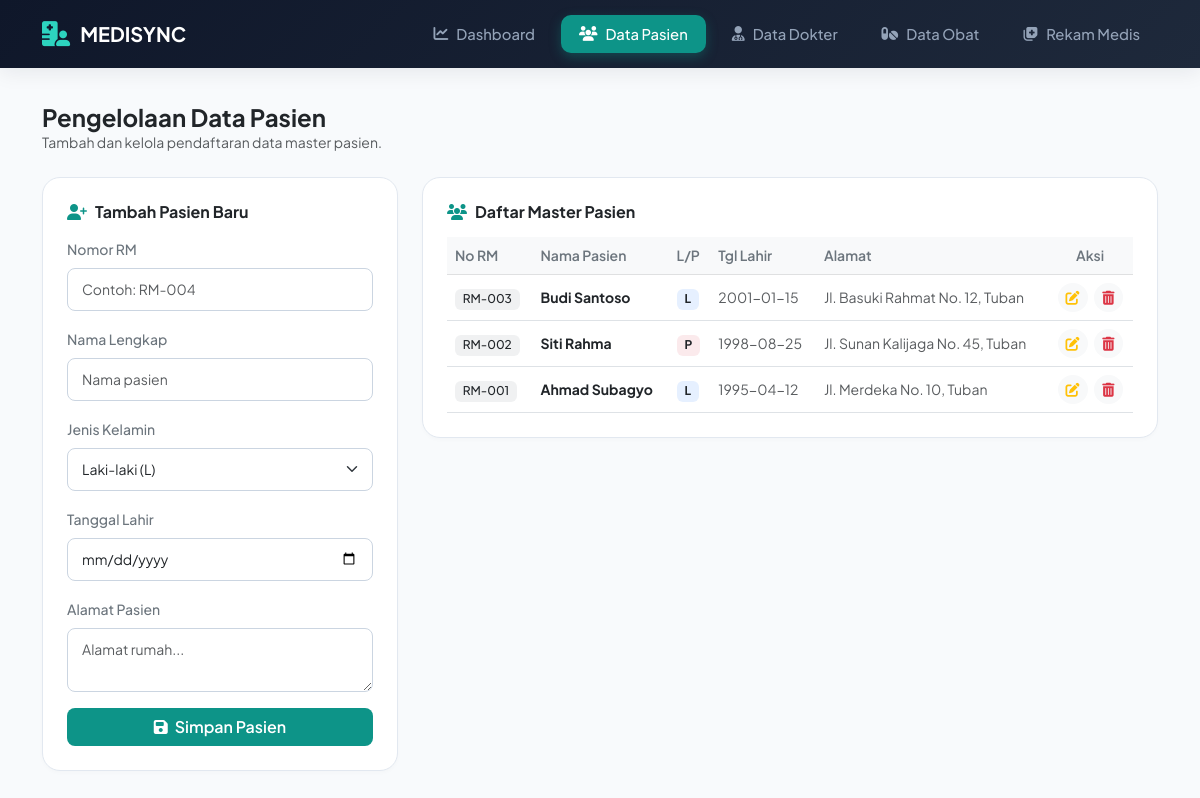
The app's page /pasien.php with its own data.
### tables this page shows
CREATE TABLE `pasien` (
  `id_pasien` int(11) NOT NULL,
  `no_rm` varchar(20) NOT NULL,
  `nama_pasien` varchar(100) NOT NULL,
  `jenis_kelamin` enum('L','P') NOT NULL,
  `tanggal_lahir` date NOT NULL,
  `alamat` text NOT NULL
);

### pasien.php (the view, shortened to what this page needs)
<?php
include 'koneksi.php';
?>
<!DOCTYPE html>
<html lang="id">
<head>
    <link href="https://cdn.jsdelivr.net/npm/bootstrap@5.3.0/dist/css/bootstrap.min.css" rel="stylesheet">
    <link rel="stylesheet" href="https://cdnjs.cloudflare.com/ajax/libs/font-awesome/6.4.0/css/all.min.css">
    <link rel="stylesheet" href="https://cdn.jsdelivr.net/npm/sweetalert2@11/dist/sweetalert2.min.css">
</head>
<body>
    <nav class="top-navbar navbar navbar-expand-lg navbar-dark">
        <div class="container">
            <a class="navbar-brand" href="index.php"><i class="fa-solid fa-hospital-user fa-lg"></i><span>MEDISYNC</span></a>
            <div class="collapse navbar-collapse" id="navbarNav">
                <ul class="navbar-nav ms-auto gap-2">
                    <li class="nav-item"><a class="nav-link" href="index.php"><i class="fa-solid fa-chart-line"></i> Dashboard</a></li>
                    <li class="nav-item"><a class="nav-link active" href="pasien.php"><i class="fa-solid fa-users"></i> Data Pasien</a></li>
                    <li class="nav-item"><a class="nav-link" href="dokter.php"><i class="fa-solid fa-user-doctor"></i> Data Dokter</a></li>
                    <li class="nav-item"><a class="nav-link" href="obat.php"><i class="fa-solid fa-pills"></i> Data Obat</a></li>
                    <li class="nav-item"><a class="nav-link" href="rekam_medis.php"><i class="fa-solid fa-notes-medical"></i> Rekam Medis</a></li>
                </ul>
            </div>
        </div>
    </nav>
    <main class="container main-container">
        <div class="mb-4">
            <h4 class="fw-bold m-0 text-dark">Pengelolaan Data Pasien</h4>
            <p class="text-muted small m-0">Tambah dan kelola pendaftaran data master pasien.</p>
        </div>
        <div class="row g-4">
            <div class="col-lg-4">
                <div class="card-custom">
                    <h6 class="fw-bold text-dark mb-3"><i class="fa-solid fa-user-plus me-2" style="color:#0d9488;"></i>Tambah Pasien Baru</h6>
                    <form method="POST" action="">
                        <div class="mb-3"><label class="form-label small fw-medium text-secondary">Nomor RM</label><input type="text" name="no_rm" class="form-control" placeholder="Contoh: RM-004" required></div>
                        <div class="mb-3"><label class="form-label small fw-medium text-secondary">Nama Lengkap</label><input type="text" name="nama_pasien" class="form-control" placeholder="Nama pasien" required></div>
                        <div class="mb-3"><label class="form-label small fw-medium text-secondary">Jenis Kelamin</label><select name="jenis_kelamin" class="form-select" required><option value="L">Laki-laki (L)</option><option value="P">Perempuan (P)</option></select></div>
                        <div class="mb-3"><label class="form-label small fw-medium text-secondary">Tanggal Lahir</label><input type="date" name="tanggal_lahir" class="form-control" required></div>
                        <div class="mb-3"><label class="form-label small fw-medium text-secondary">Alamat Pasien</label><textarea name="alamat" class="form-control" rows="2" placeholder="Alamat rumah..." required></textarea></div>
                        <button type="submit" name="simpan" class="btn text-white w-100 py-2.5 rounded-3 fw-semibold small" style="background-color: #0d9488;"><i class="fa-solid fa-save me-1"></i> Simpan Pasien</button>
                    </form>
                </div>
            </div>
            <div class="col-lg-8">
                <div class="card-custom">
                    <h6 class="fw-bold text-dark mb-3"><i class="fa-solid fa-users me-2" style="color:#0d9488;"></i>Daftar Master Pasien</h6>
                    <div class="table-responsive">
                        <table class="table table-hover align-middle mb-0">
                            <thead class="table-light">
                                <tr>
                                    <th class="small text-secondary fw-semibold">No RM</th>
                                    <th class="small text-secondary fw-semibold">Nama Pasien</th>
                                    <th class="small text-secondary fw-semibold">L/P</th>
                                    <th class="small text-secondary fw-semibold">Tgl Lahir</th>
                                    <th class="small text-secondary fw-semibold">Alamat</th>
                                    <th class="text-center small text-secondary fw-semibold">Aksi</th>
                                </tr>
                            </thead>
                            <tbody>
                                <?php
                                $data = mysqli_query($koneksi, "SELECT * FROM pasien ORDER BY id_pasien DESC");
                                while ($row = mysqli_fetch_assoc($data)) {
                                ?>
                                <tr>
                                    <td><span class="badge bg-secondary bg-opacity-10 text-dark fw-medium"><?= $row['no_rm']; ?></span></td>
                                    <td><strong class="text-dark small"><?= $row['nama_pasien']; ?></strong></td>
                                    <td><span class="badge <?= $row['jenis_kelamin']=='L'?'bg-primary':'bg-danger' ?> bg-opacity-10 text-dark small"><?= $row['jenis_kelamin']; ?></span></td>
                                    <td><span class="text-muted small"><?= $row['tanggal_lahir']; ?></span></td>
                                    <td><span class="text-muted small"><?= $row['alamat']; ?></span></td>
                                    <td class="text-center">
                                        <a href="edit_pasien.php?id=<?= $row['id_pasien']; ?>" class="btn btn-sm btn-light text-warning border-0 rounded-circle me-1" title="Edit"><i class="fa-solid fa-pen-to-square"></i></a>
                                        <a href="#" class="btn btn-sm btn-light text-danger border-0 rounded-circle" onclick="konfirmasiHapus(event, 'pasien.php?hapus=<?= $row['id_pasien']; ?>', '<?= $row['nama_pasien']; ?>')" title="Hapus"><i class="fa-solid fa-trash-can"></i></a>
                                    </td>
                                </tr>
                                <?php } ?>
                            </tbody>
                        </table>
                    </div>
                </div>
            </div>
        </div>
    </main>
</body>
</html>

### pasien.php (style rules this page uses)
:root { --main-bg: #f8fafc; --card-border: #e2e8f0; --accent: #0d9488; }
body { font-family: 'Plus Jakarta Sans', sans-serif; background-color: var(--main-bg); color: #334155; }
.top-navbar { background: linear-gradient(135deg, #0f172a 0%, #1e293b 100%); padding: 14px 0; position: sticky; top: 0; z-index: 1000; box-shadow: 0 4px 20px rgba(15,23,42,0.08); }
.navbar-brand { font-size: 1.25rem; font-weight: 700; color: #ffffff !important; display: flex; align-items: center; gap: 10px; }
.navbar-brand i { color: #2dd4bf; }
.nav-link { color: #94a3b8 !important; font-weight: 500; font-size: 0.925rem; padding: 8px 18px !important; border-radius: 10px; transition: all 0.25s ease; display: flex; align-items: center; gap: 8px; }
.nav-link.active { color: #ffffff !important; background: var(--accent) !important; box-shadow: 0 4px 12px rgba(13, 148, 136, 0.35); }
.main-container { padding-top: 35px; padding-bottom: 50px; }
.card-custom { background: #ffffff; border: 1px solid var(--card-border); border-radius: 18px; padding: 24px; box-shadow: 0 2px 4px rgba(0,0,0,0.02); }
.form-control, .form-select { border-radius: 8px; border: 1px solid #cbd5e1; padding: 10px 14px; font-size: 0.875rem; }

### records on screen
pasien: no_rm "RM-003", nama_pasien "Budi Santoso", jenis_kelamin "L", tanggal_lahir "2001-01-15", alamat "Jl. Basuki Rahmat No. 12, Tuban"
pasien: no_rm "RM-002", nama_pasien "Siti Rahma", jenis_kelamin "P", tanggal_lahir "1998-08-25", alamat "Jl. Sunan Kalijaga No. 45, Tuban"
pasien: no_rm "RM-001", nama_pasien "Ahmad Subagyo", jenis_kelamin "L", tanggal_lahir "1995-04-12", alamat "Jl. Merdeka No. 10, Tuban"
